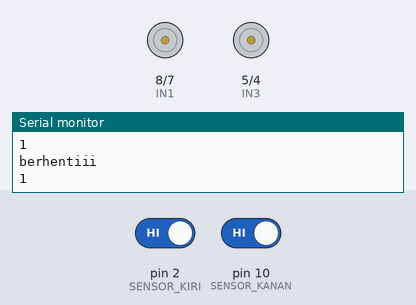
Bench run of a sketch on a simulated Arduino Uno, built with avr-gcc and run on an emulated ATmega328P. On the bench: motor-driver pin pairs drawn as motors (green arrow = first pin HIGH = forward, orange = second pin HIGH = backward, longer = more drive, scaled by the enable pin), the last lines printed to the serial monitor. The test bench sets the inputs (shaded band); at power-on: pin 2 (SENSOR_KIRI) HIGH, pin 10 (SENSOR_KANAN) HIGH.

Above: at 3.2 s.
3.3 s: pin 2 (SENSOR_KIRI) driven LOW
At 3.7 s:
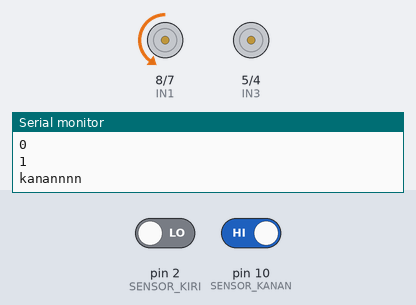
4.8 s: pin 10 (SENSOR_KANAN) driven LOW
At 5.9 s:
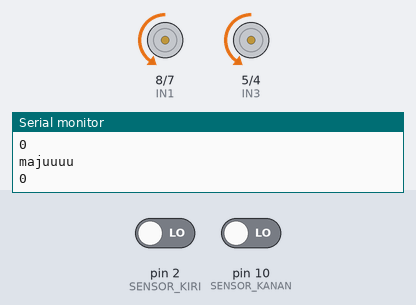
6.3 s: pin 2 (SENSOR_KIRI) driven HIGH
At 7.1 s:
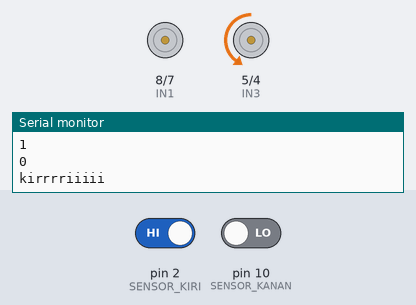
Timing chart, 0 to 9.3 s (numbered marks = the images above; inputs shaded):
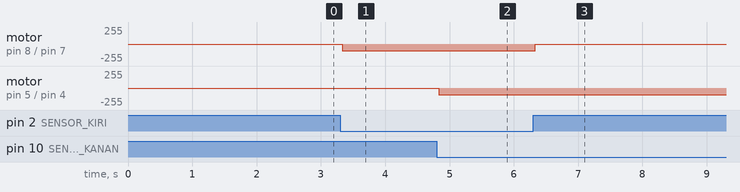

Measured:
- after the input at 3.3 s, motor on pin 8 (IN1) / pin 7 (IN2): stopped → backward 100/255 at once
- after the input at 4.8 s, motor on pin 5 (IN3) / pin 4 (IN4): stopped → backward 100/255 at once
- after the input at 6.3 s, motor on pin 8 (IN1) / pin 7 (IN2): backward 100/255 → stopped at once

The sketch:

line-follower-robot-arduino.ino
```cpp
// --- 1. DEFINISI PIN SENSOR IR ---
#define SENSOR_KIRI 2
#define SENSOR_KANAN 10

// --- 2. DEFINISI PIN MOTOR KIRI (A) ---
#define ENA 9
#define IN1 8
#define IN2 7

// --- 3. DEFINISI PIN MOTOR KANAN (B) ---
#define ENB 3
#define IN3 5
#define IN4 4

// --- 4. SETTING KECEPATAN (0 - 255) ---
// Tuning kecepatan sangat krusial di sini

void setup() {
  // Setup Sensor sebagai penerima data (INPUT)
  pinMode(SENSOR_KIRI, INPUT);
  pinMode(SENSOR_KANAN, INPUT);

  // Setup Motor sebagai eksekutor (OUTPUT)
  pinMode(ENA, OUTPUT);
  pinMode(IN1, OUTPUT);
  pinMode(IN2, OUTPUT);
  pinMode(ENB, OUTPUT);
  pinMode(IN3, OUTPUT);
  pinMode(IN4, OUTPUT);

  Serial.begin(9600);

  // Safety delay: Beri waktu 2 detik sebelum robot tiba-tiba meluncur
  delay(2000);
}

void loop() {
  // --- A. BACA LINGKUNGAN SEKITAR ---
  int kiri = digitalRead(SENSOR_KIRI);
  int kanan = digitalRead(SENSOR_KANAN);

  Serial.println(kiri);
  Serial.println(kanan);


  // 1. LURUS: Kedua sensor di atas lantai putih (LOW)   == memantulkan cahaya
  if (kiri == LOW && kanan == LOW) {
    maju();
  }

  // 2. KOREKSI KIRI: Sensor kiri mengenai garis hitam (HIGH) 1
  else if (kiri == HIGH && kanan == LOW) {
    belokKiri();
  }

  // 3. KOREKSI KANAN: Sensor kanan mengenai garis hitam (HIGH)

  else if (kiri == LOW && kanan == HIGH) {
    belokKanan();
  }

  // 4. BERHENTI: Kedua sensor mendeteksi hitam

  else if (kiri == HIGH && kanan == HIGH) {
    berhenti();
  }
}


// ==========================================
// FUNGSI PENGGERAK (THE MUSCLES)
// ==========================================

void maju() {
  Serial.println("majuuuu");
  digitalWrite(IN1, LOW);
  digitalWrite(IN2, HIGH);
  analogWrite(ENA, 100);

  digitalWrite(IN3, LOW);
  digitalWrite(IN4, HIGH);
  analogWrite(ENB, 100);
}


void belokKiri() {
  Serial.println("kirrrriiiii");
  // Pivot Turn Kiri: Roda kiri berhenti, Roda kanan maju
  digitalWrite(IN1, LOW);
  digitalWrite(IN2, LOW);
  analogWrite(ENA, 0);

  digitalWrite(IN3, LOW);
  digitalWrite(IN4, HIGH);
  analogWrite(ENB, 100);
}

void belokKanan() {
  Serial.println("kanannnn");
  // Pivot Turn Kanan: Roda kiri maju, Roda kanan berhenti
  // kiri
  digitalWrite(IN1, LOW);
  digitalWrite(IN2, HIGH);
  analogWrite(ENA, 100);

// kanan
  digitalWrite(IN3, LOW);
  digitalWrite(IN4, LOW);
    analogWrite(ENB, 0);
}

void berhenti() {
  Serial.println("berhentiii");
  // Matikan semua daya ke motor
  digitalWrite(IN1, LOW);
  digitalWrite(IN2, LOW);
  digitalWrite(IN3, LOW);
  digitalWrite(IN4, LOW);

  analogWrite(ENA, 0);
  analogWrite(ENB, 0);
}
```
